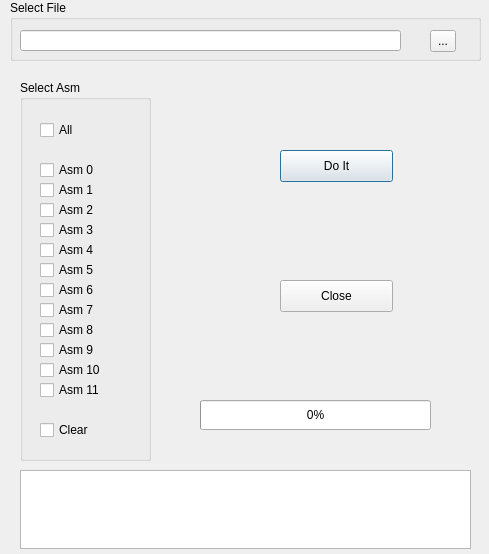
<?xml version="1.0" encoding="UTF-8"?>
<ui version="4.0">
 <class>Dial_AsmConfig</class>
 <widget class="QDialog" name="Dial_AsmConfig">
  <property name="geometry">
   <rect>
    <x>0</x>
    <y>0</y>
    <width>489</width>
    <height>554</height>
   </rect>
  </property>
  <property name="windowTitle">
   <string>Asm Config</string>
  </property>
  <widget class="QCheckBox" name="checkBox_All">
   <property name="geometry">
    <rect>
     <x>40</x>
     <y>120</y>
     <width>86</width>
     <height>20</height>
    </rect>
   </property>
   <property name="text">
    <string>All</string>
   </property>
  </widget>
  <widget class="QCheckBox" name="checkBox_Asm_0">
   <property name="geometry">
    <rect>
     <x>40</x>
     <y>160</y>
     <width>86</width>
     <height>20</height>
    </rect>
   </property>
   <property name="text">
    <string>Asm 0</string>
   </property>
  </widget>
  <widget class="QCheckBox" name="checkBox_Asm_1">
   <property name="geometry">
    <rect>
     <x>40</x>
     <y>180</y>
     <width>86</width>
     <height>20</height>
    </rect>
   </property>
   <property name="text">
    <string>Asm 1</string>
   </property>
  </widget>
  <widget class="QCheckBox" name="checkBox_Asm_2">
   <property name="geometry">
    <rect>
     <x>40</x>
     <y>200</y>
     <width>86</width>
     <height>20</height>
    </rect>
   </property>
   <property name="text">
    <string>Asm 2</string>
   </property>
  </widget>
  <widget class="QCheckBox" name="checkBox_Asm_3">
   <property name="geometry">
    <rect>
     <x>40</x>
     <y>220</y>
     <width>86</width>
     <height>20</height>
    </rect>
   </property>
   <property name="text">
    <string>Asm 3</string>
   </property>
  </widget>
  <widget class="QCheckBox" name="checkBox_Asm_4">
   <property name="geometry">
    <rect>
     <x>40</x>
     <y>240</y>
     <width>86</width>
     <height>20</height>
    </rect>
   </property>
   <property name="text">
    <string>Asm 4</string>
   </property>
  </widget>
  <widget class="QCheckBox" name="checkBox_Asm_5">
   <property name="geometry">
    <rect>
     <x>40</x>
     <y>260</y>
     <width>86</width>
     <height>20</height>
    </rect>
   </property>
   <property name="text">
    <string>Asm 5</string>
   </property>
  </widget>
  <widget class="QCheckBox" name="checkBox_Asm_6">
   <property name="geometry">
    <rect>
     <x>40</x>
     <y>280</y>
     <width>86</width>
     <height>20</height>
    </rect>
   </property>
   <property name="text">
    <string>Asm 6</string>
   </property>
  </widget>
  <widget class="QCheckBox" name="checkBox_Asm_7">
   <property name="geometry">
    <rect>
     <x>40</x>
     <y>300</y>
     <width>86</width>
     <height>20</height>
    </rect>
   </property>
   <property name="text">
    <string>Asm 7</string>
   </property>
  </widget>
  <widget class="QCheckBox" name="checkBox_Asm_8">
   <property name="geometry">
    <rect>
     <x>40</x>
     <y>320</y>
     <width>86</width>
     <height>20</height>
    </rect>
   </property>
   <property name="text">
    <string>Asm 8</string>
   </property>
  </widget>
  <widget class="QCheckBox" name="checkBox_Asm_9">
   <property name="geometry">
    <rect>
     <x>40</x>
     <y>340</y>
     <width>86</width>
     <height>20</height>
    </rect>
   </property>
   <property name="text">
    <string>Asm 9</string>
   </property>
  </widget>
  <widget class="QCheckBox" name="checkBox_Asm_11">
   <property name="geometry">
    <rect>
     <x>40</x>
     <y>380</y>
     <width>86</width>
     <height>20</height>
    </rect>
   </property>
   <property name="text">
    <string>Asm 11</string>
   </property>
  </widget>
  <widget class="QCheckBox" name="checkBox_Asm_10">
   <property name="geometry">
    <rect>
     <x>40</x>
     <y>360</y>
     <width>86</width>
     <height>20</height>
    </rect>
   </property>
   <property name="text">
    <string>Asm 10</string>
   </property>
  </widget>
  <widget class="QCheckBox" name="checkBox_Clear">
   <property name="geometry">
    <rect>
     <x>40</x>
     <y>420</y>
     <width>86</width>
     <height>20</height>
    </rect>
   </property>
   <property name="text">
    <string>Clear</string>
   </property>
  </widget>
  <widget class="QGroupBox" name="groupBox">
   <property name="geometry">
    <rect>
     <x>20</x>
     <y>80</y>
     <width>131</width>
     <height>381</height>
    </rect>
   </property>
   <property name="title">
    <string>Select Asm</string>
   </property>
  </widget>
  <widget class="QLineEdit" name="lineEdit_Fname">
   <property name="geometry">
    <rect>
     <x>20</x>
     <y>30</y>
     <width>381</width>
     <height>21</height>
    </rect>
   </property>
  </widget>
  <widget class="QPushButton" name="pushButton_Do">
   <property name="geometry">
    <rect>
     <x>280</x>
     <y>150</y>
     <width>113</width>
     <height>32</height>
    </rect>
   </property>
   <property name="text">
    <string>Do It</string>
   </property>
  </widget>
  <widget class="QPushButton" name="pushButton_Close">
   <property name="geometry">
    <rect>
     <x>280</x>
     <y>280</y>
     <width>113</width>
     <height>32</height>
    </rect>
   </property>
   <property name="text">
    <string>Close</string>
   </property>
  </widget>
  <widget class="QGroupBox" name="groupBox_2">
   <property name="geometry">
    <rect>
     <x>10</x>
     <y>0</y>
     <width>471</width>
     <height>61</height>
    </rect>
   </property>
   <property name="title">
    <string>Select File</string>
   </property>
   <widget class="QToolButton" name="toolButton">
    <property name="geometry">
     <rect>
      <x>420</x>
      <y>30</y>
      <width>26</width>
      <height>22</height>
     </rect>
    </property>
    <property name="text">
     <string>...</string>
    </property>
   </widget>
  </widget>
  <widget class="QProgressBar" name="progressBar">
   <property name="geometry">
    <rect>
     <x>200</x>
     <y>400</y>
     <width>231</width>
     <height>30</height>
    </rect>
   </property>
   <property name="maximum">
    <number>12</number>
   </property>
   <property name="value">
    <number>0</number>
   </property>
  </widget>
  <widget class="QTextEdit" name="textEdit_Msg">
   <property name="geometry">
    <rect>
     <x>20</x>
     <y>470</y>
     <width>451</width>
     <height>79</height>
    </rect>
   </property>
  </widget>
  <zorder>groupBox_2</zorder>
  <zorder>groupBox</zorder>
  <zorder>checkBox_All</zorder>
  <zorder>checkBox_Asm_0</zorder>
  <zorder>checkBox_Asm_1</zorder>
  <zorder>checkBox_Asm_2</zorder>
  <zorder>checkBox_Asm_3</zorder>
  <zorder>checkBox_Asm_4</zorder>
  <zorder>checkBox_Asm_5</zorder>
  <zorder>checkBox_Asm_6</zorder>
  <zorder>checkBox_Asm_7</zorder>
  <zorder>checkBox_Asm_8</zorder>
  <zorder>checkBox_Asm_9</zorder>
  <zorder>checkBox_Asm_11</zorder>
  <zorder>checkBox_Asm_10</zorder>
  <zorder>checkBox_Clear</zorder>
  <zorder>lineEdit_Fname</zorder>
  <zorder>pushButton_Do</zorder>
  <zorder>pushButton_Close</zorder>
  <zorder>progressBar</zorder>
  <zorder>textEdit_Msg</zorder>
 </widget>
 <resources/>
 <connections/>
</ui>
